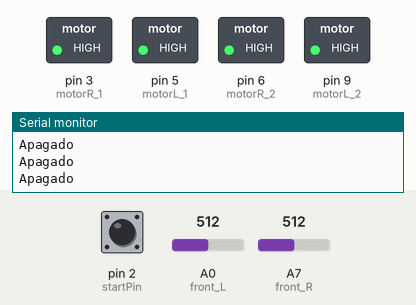
Bench run of a sketch on a simulated Arduino Nano, built with avr-gcc and run on an emulated ATmega328P. Parts: switched loads named in the sketch (green lamp = pin HIGH), the last lines printed to the serial monitor. Dashed ring = blinking. The test bench sets the inputs (shaded band); at power-on: pin 2 (startPin) LOW, A0 (front_L) = 512, A7 (front_R) = 512.

Above: at 1.2 s.
1.3 s: pin 2 (startPin) pulled HIGH for 0.15 s
At 1.4 s:
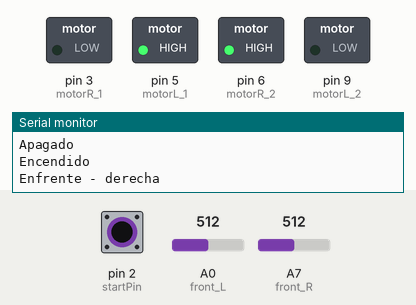
2.9 s: pin 2 (startPin) pulled HIGH for 1 s
At 4.5 s:
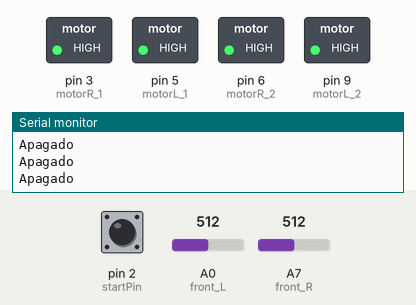
6.9 s: pin 2 (startPin) pulsed HIGH 2 times (0.12 s each, 0.3 s apart)
At 7.13 s:
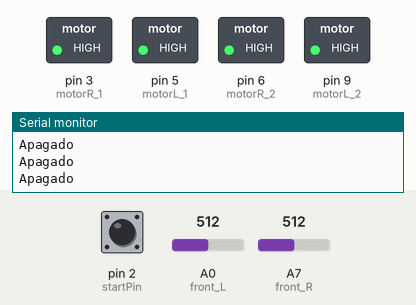
10.5 s: pin 2 (startPin) pulsed HIGH 5 times (0.12 s each, 0.3 s apart)
At 12.9 s:
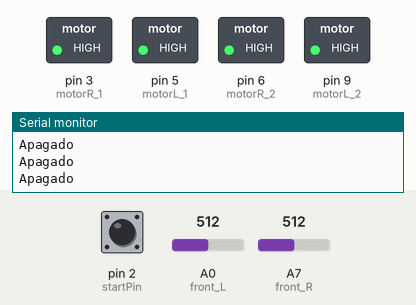
15.0 s: pin 2 (startPin) pulled HIGH for 3.2 s
At 16.4 s:
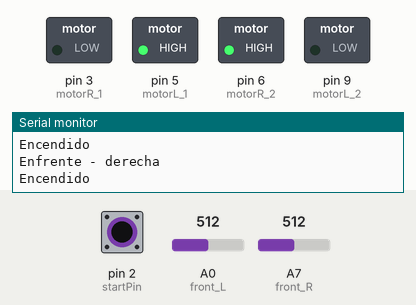
Timing chart, 0 to 19.7 s (numbered marks = the images above; inputs shaded):
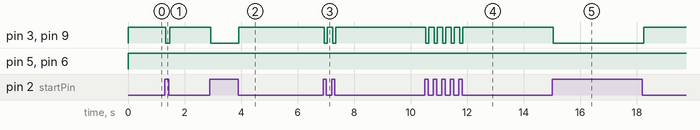

The sketch:

Sweater_jr.ino
```cpp
#define piso A3;

#define front_R A7
#define front_L A0

int startPin = 2;

int motorR_1 = 3;
int motorR_2 = 6;

int motorL_1 = 5;
int motorL_2 = 9;

int v_Front;

int proportionalUsed;

void setup()
{
  Serial.begin(9600);

  pinMode(startPin, INPUT);
  pinMode(front_L, INPUT);
  pinMode(front_R, INPUT);

  pinMode(motorL_1, OUTPUT);
  pinMode(motorL_2, OUTPUT);
  pinMode(motorR_1, OUTPUT);
  pinMode(motorR_2, OUTPUT);

  v_Front = 0;

  proportionalUsed = 0;
}

void loop()
{
start:
  if (digitalRead(startPin) == HIGH) {
    Serial.println("Encendido");

    // ---------- Line ----------
//    if (analogRead(line_R) < 600)
//    {
//      Serial.println("Linea - derecha");
//      goBack(100, 255, 100);
//      goFull_left();
//      delay(50);
//      stopi(false);
//      goto start;
//    }

    // ---------- Front ----------

    v_Front = frontSensors();
    if (v_Front == 3)
    {
      if (proportionalUsed == 0) {
        Serial.println("Enfrente - ambos");
        goForward_proportional(80);
        proportionalUsed = 1;
        goto start;
      } else if (proportionalUsed == 1) {
        goForward(255, 255, 30);
        goto start;
      }
    }
    else if (v_Front == 1)
    {
      Serial.println("Enfrente - izquierda");
      goFull_left();
      proportionalUsed = 0;
      goto start;
    }
    else if (v_Front == 2)
    {
      Serial.println("Enfrente - derecha");
      goFull_right();
      proportionalUsed = 0;
      goto start;
    }
    else
    {
      Serial.println("Ninguno");
      goForward_proportional(30);
      delay(400);
      proportionalUsed = 0;
      goto start;
    }
  } else {
    Serial.println("Apagado");
    stopi(false);
    proportionalUsed = 0;
  }

} // <<<---loop end


// ------------------------- Sensors Functions ------------------------- .

int frontSensors()
{
  int valFrontL = analogRead(front_L);
  int front_L;
  if (valFrontL >= 25) {
    front_L = 1;
  } else {
    front_L = 0;
  }

  int valFrontR = analogRead(front_R);
  int front_R;
  if (valFrontR >= 25) {
    front_R = 1;
  } else {
    front_R = 0;
  }

  int addition_Front = front_L + front_R;

  return addition_Front;
}

// ------------------------- Stop Functions ------------------------- .

void stopi(bool reverse)
{
  if (reverse == false)
  {
    digitalWrite(motorL_2, HIGH);
    digitalWrite(motorL_1, HIGH);

    digitalWrite(motorR_2, HIGH);
    digitalWrite(motorR_1, HIGH);
  } else if (reverse == true)
  {
    digitalWrite(motorL_2, LOW);
    digitalWrite(motorL_1, LOW);

    digitalWrite(motorR_2, LOW);
    digitalWrite(motorR_1, LOW);
  }
}

// ------------------------- Motors Functions ------------------------- .

void goForward(int powerL_f, int powerR_f, int workTime_f)
{
  analogWrite(motorL_1, powerL_f);
  digitalWrite(motorL_2, LOW);

  analogWrite(motorR_1, powerR_f);
  digitalWrite(motorR_2, LOW);

  delay(workTime_f);
  stopi(false);
}

void goFull_left() {
  digitalWrite(motorL_1, LOW);
  digitalWrite(motorL_2, HIGH);

  digitalWrite(motorR_1, HIGH);
  digitalWrite(motorR_2, LOW);
}

void goFull_right() {
  digitalWrite(motorL_1, HIGH);
  digitalWrite(motorL_2, LOW);

  digitalWrite(motorR_1, LOW);
  digitalWrite(motorR_2, HIGH);
}

void goBack(int powerL_b, int powerR_b, int workTime_b)
{
  digitalWrite(motorL_1, LOW);
  analogWrite(motorL_2, powerL_b);

  digitalWrite(motorR_1, LOW);
  analogWrite(motorR_2, powerR_b);

  delay(workTime_b);
  stopi(true);
}

// ------------------------- Proportional Functions ------------------------- .

void goForward_proportional(int workTime_fp) {
  for (int i = 5; i < 255; i = i + 50) {
    if (i < 200) {
      goForward(i, i, round(workTime_fp / 4));
    } else {
      goForward(i, i, workTime_fp);
    }
  }
}
```

Measured:
- after the input at 1.3 s, pin 3 (motorR_1), pin 9 (motorL_2): HIGH → LOW at once, → HIGH 0.14 s later
- after the input at 2.9 s, pin 3 (motorR_1), pin 9 (motorL_2): HIGH → LOW at once, → HIGH 0.98 s later
- after the input at 6.9 s, pin 3 (motorR_1), pin 9 (motorL_2): alternates HIGH for 0.19 s and LOW for 0.11 s, 4 changes in all, then stays HIGH, starting at once
- after the input at 10.5 s, pin 3 (motorR_1), pin 9 (motorL_2): alternates HIGH for 0.19 s and LOW for 0.11 s, 10 changes in all, then stays HIGH, starting at once
- after the input at 15.0 s, pin 3 (motorR_1), pin 9 (motorL_2): HIGH → LOW at once, → HIGH 3.2 s later
